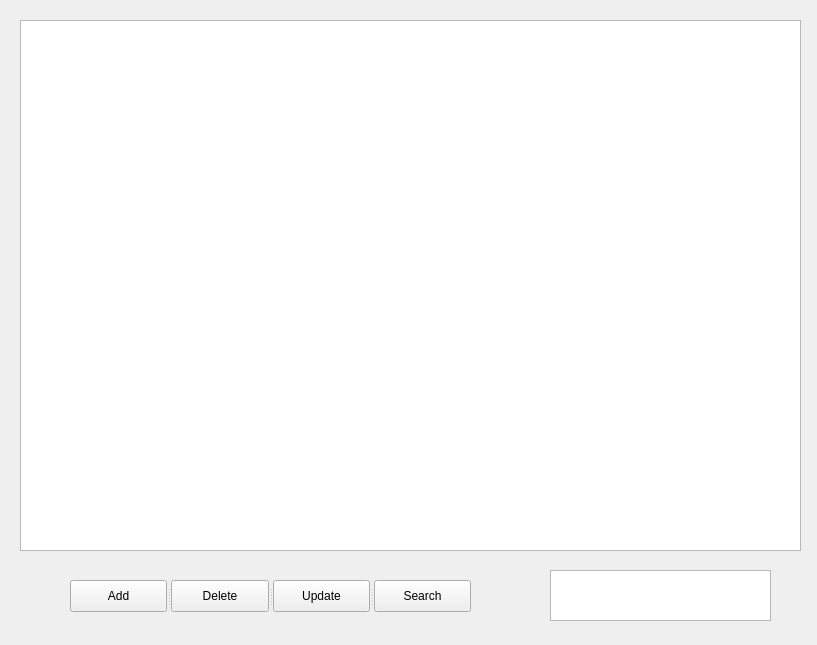
<?xml version="1.0" encoding="UTF-8"?>
<ui version="4.0">
 <class>ClientForm</class>
 <widget class="QWidget" name="ClientForm">
  <property name="geometry">
   <rect>
    <x>0</x>
    <y>0</y>
    <width>817</width>
    <height>645</height>
   </rect>
  </property>
  <property name="windowTitle">
   <string>ClientForm</string>
  </property>
  <widget class="QSplitter" name="splitter">
   <property name="geometry">
    <rect>
     <x>70</x>
     <y>580</y>
     <width>401</width>
     <height>32</height>
    </rect>
   </property>
   <property name="orientation">
    <enum>Qt::Horizontal</enum>
   </property>
   <widget class="QPushButton" name="AddBtn">
    <property name="text">
     <string>Add</string>
    </property>
   </widget>
   <widget class="QPushButton" name="DeleteBtn">
    <property name="text">
     <string>Delete</string>
    </property>
   </widget>
   <widget class="QPushButton" name="UpdateBtn">
    <property name="text">
     <string>Update</string>
    </property>
   </widget>
   <widget class="QPushButton" name="SearchBtn">
    <property name="text">
     <string>Search</string>
    </property>
   </widget>
  </widget>
  <widget class="QTableWidget" name="table">
   <property name="geometry">
    <rect>
     <x>20</x>
     <y>20</y>
     <width>781</width>
     <height>531</height>
    </rect>
   </property>
   <property name="font">
    <font>
     <pointsize>8</pointsize>
    </font>
   </property>
  </widget>
  <widget class="QTextEdit" name="messagetextEdit">
   <property name="geometry">
    <rect>
     <x>550</x>
     <y>570</y>
     <width>221</width>
     <height>51</height>
    </rect>
   </property>
  </widget>
 </widget>
 <resources/>
 <connections/>
</ui>
